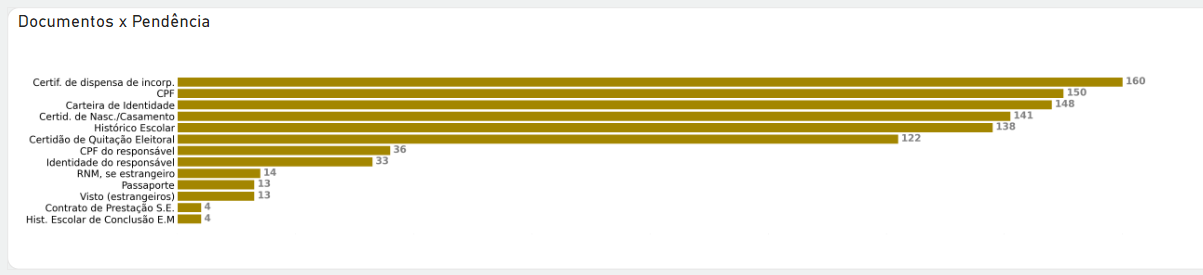

Write Python code to recreate this figure.
# O código a seguir para criar um dataframe e remover as linhas duplicadas sempre é executado e age como um preâmbulo para o script: 

#dataset = pandas.DataFrame(Carteira de Identidade)
#dataset = dataset.drop_duplicates()

import matplotlib.pyplot as plt
import pandas as pd
from pymongo import MongoClient

client = MongoClient()
db = client.documentos_pendentes
historico = db.get_collection('historico')
base = historico.find({})
df = pd.DataFrame(base)
list_len = []
list_len.append(len(df[df['Carteira de Identidade'] == 'False']))
list_len.append(len(df[df['Cédula de identidade do responsável financeiro pelo contrato'] == False]))
list_len.append(len(df[df['Certidão de Nascimento ou Casamento'] == 'False']))
list_len.append(len(df[df['Certidão de Quitação Eleitoral'] == 'False']))
list_len.append(len(df[df['Certificado de dispensa de incorporação'] == 'False']))
list_len.append(len(df[df['Contrato de Prestação de Serviços Educacionais'] == False]))
list_len.append(len(df[df['CPF'] == 'False']))
list_len.append(len(df[df['CPF ou documento que contenha o CPF do responsável financeiro pelo contrato'] == False]))
list_len.append(len(df[df['Histórico Escolar'] == 'False']))
list_len.append(len(df[df['Histórico Escolar de Conclusão do Ensino Médio '] == 'False']))
#list_len.append(len(df[df['Carteirinha de Vacinação - Atualizada.'] == False]))
list_len.append(len(df[df['Passaporte'] == 'False']))
list_len.append(len(df[df['Registro Nacional Migratório - RNM, se estrangeiro'] == 'False']))
list_len.append(len(df[df['Visto de estudante concedido pela autoridade consular brasileira, se estrangeiro'] == 'False']))
list_name = ['Carteira de Identidade','Identidade do responsável',
          'Certid. de Nasc./Casamento','Certidão de Quitação Eleitoral',
          'Certif. de dispensa de incorp.','Contrato de Prestação S.E.',
          'CPF','CPF do responsável',
          'Histórico Escolar','Hist. Escolar de Conclusão E.M',
          'Passaporte','RNM, se estrangeiro',
          'Visto (estrangeiros)'
         ]
consolidado = pd.DataFrame({'Documento': list_name,
                   'Quantidade': list_len})
consolidado = consolidado.sort_values(by='Quantidade',ascending=False)
fig, ax = plt.subplots(figsize =(55,9))
 
# Horizontal Bar Plot
ax.barh(consolidado['Documento'], consolidado['Quantidade'], color='#A38600')
 

# Remove axes splines
for s in ['top', 'bottom', 'left', 'right']:
    ax.spines[s].set_visible(False)
 
# Remove x, y Ticks
ax.xaxis.set_ticks_position('none')
ax.yaxis.set_ticks_position('none')

# Add padding between axes and labels
ax.xaxis.set_tick_params(pad = 5, labelsize=0)
ax.yaxis.set_tick_params(pad = 5, labelsize=30)
 
# Show top values
ax.invert_yaxis()
 
# Add annotation to bars
for i in ax.patches:
    plt.text(i.get_width()+0.5, i.get_y()+0.6,
             str(round((i.get_width()), 2)),
             fontsize = 30, fontweight ='bold',
             color ='grey')
 
# Show Plot
#plt.xscale('symlog')
#plt.xlim(min(consolidado['Quantidade']), max(consolidado['Quantidade']))
plt.show()
# Cole ou digite aqui seu código de script:
